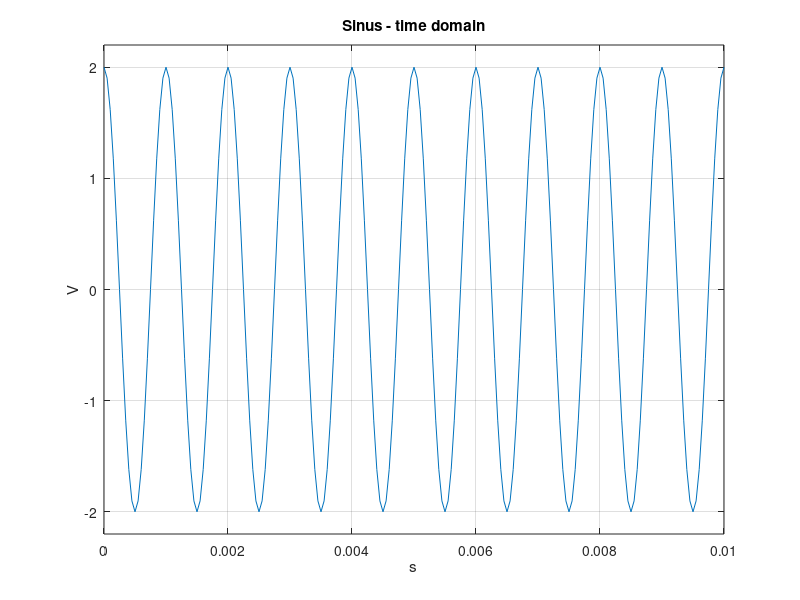
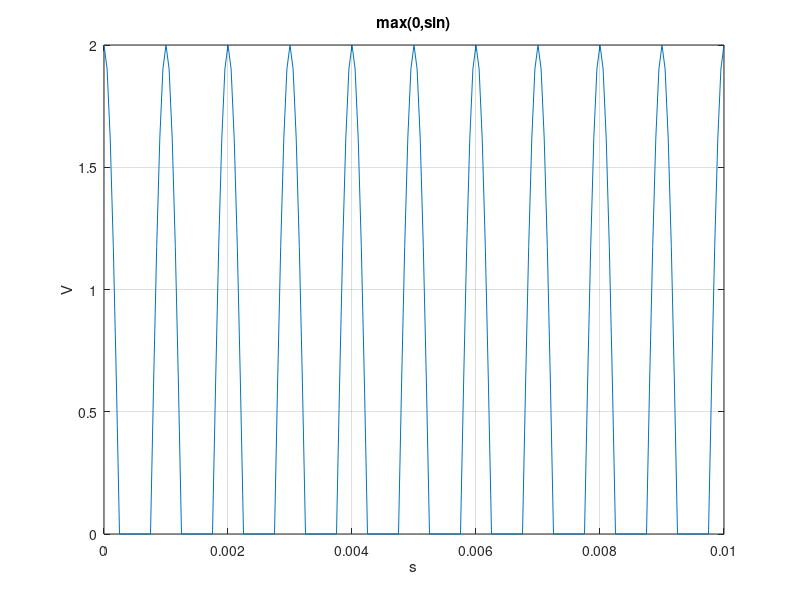
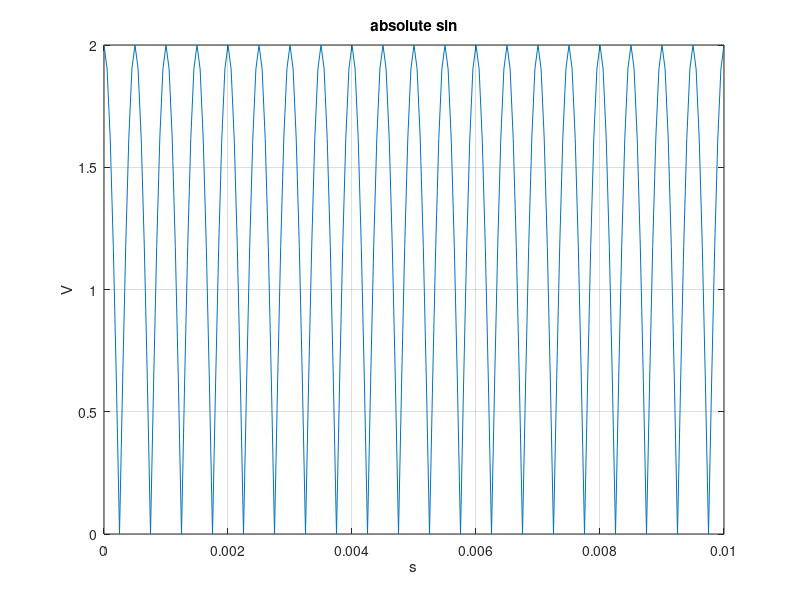
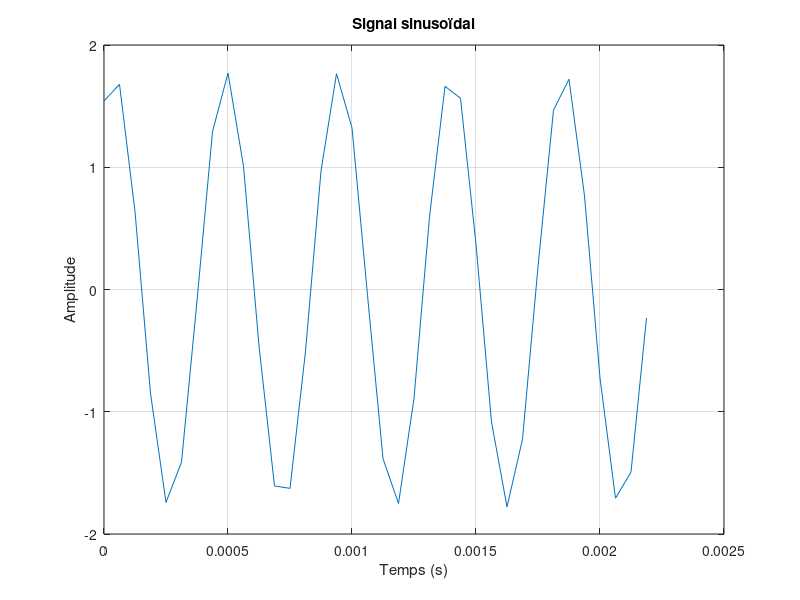

Here is the MATLAB script that generated these plots, in order:
% ---- Signal parameters
f0  = 1000;             % Sinus frequency (Hz)
Fe  = 20e3;             % Sampling frequency (Hz)
D   = 10 * (1 / f0);    % Duration (s) : 10 periods
A   = 2;                % Amplitude (V)

% ---- Signal generation
Te  = 1/Fe;
t   = 0:Te:D;
x   = A * cos(2 * pi * f0 * t);   % Sinusoidal signal
N   = length(t);                  % Number of samples

% ---- Signal display
figure('Name','Sinus')
plot(t, x);
grid on;
title 'Sinus - time domain'
xlabel 's'
ylabel 'V'

ax = axis;
ax(3) = -1.1 * A; ax(4) = 1.1 * A; axis(ax);

% ---- Signal features in the time domain

xm      = mean(x);            % Mean value
P       = mean(x.^2);         % Mean power
Veff    = sqrt(P);            % RMS value (Root Mean Square)

disp ' ----------------- EXPERIMENTAL VALUES -----------------------'
disp(sprintf('Mean value : %3.2f V', xm));
disp(sprintf('Mean Power of the signal : %3.2f W', P));
disp(sprintf('RMS value : %3.2f V', Veff));

disp ' ------------------ THEORITICAL VALUES -----------------------'
disp ' ---------------  Sinus '
disp(sprintf('Mean value : %3.2f ', 0));
disp(sprintf('Mean Power of the signal A^2/2 = %3.2f W', A^2 / 2));

disp ' ------------------ OTHER SIGNALS-----------------------'
% Do the same for the other signals
disp ' ---------------  max(0,sin) '
x_max_sin = max(0, A * cos(2 * pi * f0 * t)); % Signal max(0, sin)
xm_max_sin = mean(x_max_sin); % Mean value of max(0, sin)
P_max_sin = mean(x_max_sin.^2); % Mean power of max(0, sin)

figure('Name','max')
plot(t, x_max_sin);
grid on;
title 'max(0,sin)'
xlabel 's'
ylabel 'V'
fprintf('\nMean value :  %3.2f ', xm_max_sin);
fprintf('\nMean Power of the signal  = %3.2f W', P_max_sin);

disp ' ---------------  |sin| '
x_abs_sin = abs(A * cos(2 * pi * f0 * t)); % Signal |sin|
xm_abs_sin = mean(x_abs_sin); % Mean value of |sin|
P_abs_sin = mean(x_abs_sin.^2); % Mean power of |sin|

figure('Name','abs')
plot(t, x_abs_sin);
grid on;
title 'absolute sin'
xlabel 's'
ylabel 'V'


fprintf('\nMean value :  %3.2f ', xm_abs_sin);
fprintf('\nMean Power of the signal %3.2f W', P_abs_sin);

T0=1/f0;
x4=zeros(size(t));
for i=1:length(t)
    if mod(t(i),T0)<T0/2
        x4(i)=2;
    else
        x4(i)=0.5;
    end 
end 

figure('Name','x4')
plot(t, x4);
grid on;
title 'x4'
xlabel 's'
ylabel 'V'

x4m= mean(x4); % Mean value of |sin|
P_x4m= mean(x4.^2); % Mean power of |sin|
disp ' ---------------  x4 '
fprintf('\nMean value :  %3.2f ', x4m);
fprintf('\nMean Power of the signal %3.2f W', P_x4m);



fprintf('\n');

%Affichagedusignalpourverifiersapuissance

Fe = 16000; % Fréquence d'échantillonnage en Hz
f0 = 2200;  % Fréquence fondamentale en Hz
phi = pi/3; % Phase initiale en radians
Pdbm = 32;  % Puissance en dBm
duree = 5/f0; % Durée en secondes

% Calcul de l'amplitude B
P = 10^(Pdbm/10) * 1e-3; % Conversion en Watts
B = sqrt(2*P); % Amplitude pour une sinusoïde (puissance moyenne)

% Nombre d'échantillons
N = Fe * duree;

% Création du vecteur de temps
t = 0:1/Fe:(N-1)/Fe;

% Génération du signal
y = B * sin(2*pi*f0*t + phi);

% Affichage du signal
plot(t, y);
xlabel('Temps (s)');
ylabel('Amplitude');
title('Signal sinusoïdal');
grid on;

% Vérification de la puissance (méthode approximative)
P_calculee = mean(y.^2);
Pdbm_calculee = 10*log10(P_calculee*1e3);
disp(['Puissance calculée : ', num2str(Pdbm_calculee), ' dBm']);


